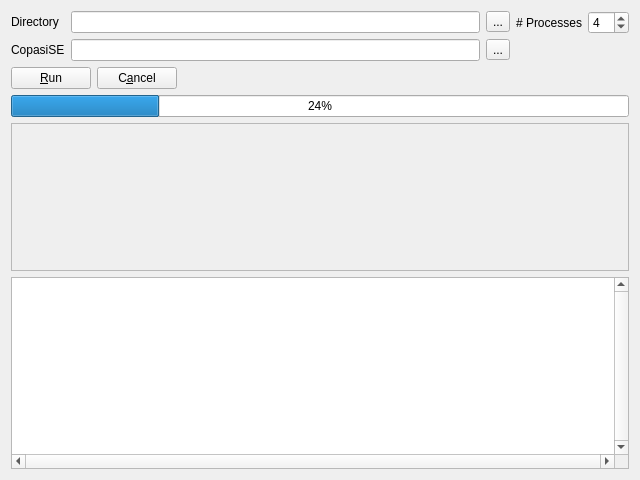
<?xml version="1.0" encoding="UTF-8"?>
<ui version="4.0">
 <comment> All rights reserved. </comment>
 <class>CQPLProcessWidget</class>
 <widget class="QWidget" name="CQPLProcessWidget">
  <property name="geometry">
   <rect>
    <x>0</x>
    <y>0</y>
    <width>640</width>
    <height>480</height>
   </rect>
  </property>
  <layout class="QGridLayout" name="gridLayout">
   <item row="0" column="0">
    <layout class="QHBoxLayout" name="horizontalLayout_3">
     <item>
      <layout class="QFormLayout" name="formLayout">
        <property name="fieldGrowthPolicy">
          <enum>QFormLayout::FieldGrowthPolicy::ExpandingFieldsGrow</enum>
      </property>
       <item row="0" column="0">
        <widget class="QLabel" name="mpLblDirectory">
         <property name="text">
          <string>Directory</string>
         </property>
        </widget>
       </item>
       <item row="0" column="1">
        <layout class="QHBoxLayout" name="horizontalLayout_2">
         <item>
          <widget class="QLineEdit" name="mpTxtDirectory"/>
         </item>
         <item>
          <widget class="QToolButton" name="mpCmdBrowse">
           <property name="text">
            <string>...</string>
           </property>
          </widget>
         </item>
        </layout>
       </item>
       <item row="1" column="0">
        <widget class="QLabel" name="mpLbCopasiSE">
         <property name="text">
          <string>CopasiSE</string>
         </property>
        </widget>
       </item>
       <item row="1" column="1">
        <layout class="QHBoxLayout" name="horizontalLayout_4">
         <item>
          <widget class="QLineEdit" name="mpTxtCopasiSE"/>
         </item>
         <item>
          <widget class="QToolButton" name="mpCmdBrowseCopasiSE">
           <property name="text">
            <string>...</string>
           </property>
          </widget>
         </item>
        </layout>
       </item>
      </layout>
     </item>
     <item>
      <layout class="QFormLayout" name="formLayout_2">
        <property name="fieldGrowthPolicy">
          <enum>QFormLayout::FieldGrowthPolicy::ExpandingFieldsGrow</enum>
      </property>
       <item row="0" column="0">
        <widget class="QLabel" name="mpLblNumProcesses">
         <property name="text">
          <string># Processes</string>
         </property>
        </widget>
       </item>
       <item row="0" column="1">
        <widget class="QSpinBox" name="mpSpnNumProcesses">
         <property name="value">
          <number>4</number>
         </property>
        </widget>
       </item>
      </layout>
     </item>
    </layout>
   </item>
   <item row="1" column="0">
    <layout class="QHBoxLayout" name="horizontalLayout">
     <item>
      <widget class="QPushButton" name="mpCmdRun">
       <property name="text">
        <string>&amp;Run</string>
       </property>
      </widget>
     </item>
     <item>
      <widget class="QPushButton" name="mpCmdCancel">
       <property name="text">
        <string>C&amp;ancel</string>
       </property>
      </widget>
     </item>
     <item>
      <spacer name="horizontalSpacer">
       <property name="orientation">
        <enum>Qt::Orientation::Horizontal</enum>
       </property>
       <property name="sizeHint" stdset="0">
        <size>
         <width>40</width>
         <height>20</height>
        </size>
       </property>
      </spacer>
     </item>
    </layout>
   </item>
   <item row="2" column="0">
    <widget class="QProgressBar" name="mpProcessBar">
     <property name="value">
      <number>24</number>
     </property>
    </widget>
   </item>
   <item row="3" column="0">
    <widget class="QScrollArea" name="mpScrollArea">
     <property name="widgetResizable">
      <bool>true</bool>
     </property>
     <widget class="QWidget" name="scrollAreaWidgetContents">
      <property name="geometry">
       <rect>
        <x>0</x>
        <y>0</y>
        <width>614</width>
        <height>146</height>
       </rect>
      </property>
     </widget>
    </widget>
   </item>
   <item row="4" column="0">
    <widget class="QTextBrowser" name="mpTxtOutput">
     <property name="verticalScrollBarPolicy">
      <enum>Qt::ScrollBarPolicy::ScrollBarAlwaysOn</enum>
     </property>
     <property name="horizontalScrollBarPolicy">
      <enum>Qt::ScrollBarPolicy::ScrollBarAlwaysOn</enum>
     </property>
    </widget>
   </item>
  </layout>
 </widget>
 <tabstops>
  <tabstop>mpTxtDirectory</tabstop>
  <tabstop>mpCmdBrowse</tabstop>
  <tabstop>mpSpnNumProcesses</tabstop>
  <tabstop>mpCmdRun</tabstop>
  <tabstop>mpCmdCancel</tabstop>
  <tabstop>mpTxtOutput</tabstop>
 </tabstops>
 <resources/>
 <connections>
  <connection>
   <sender>mpCmdBrowse</sender>
   <signal>clicked()</signal>
   <receiver>CQPLProcessWidget</receiver>
   <slot>browseDirectory()</slot>
   <hints>
    <hint type="sourcelabel">
     <x>507</x>
     <y>20</y>
    </hint>
    <hint type="destinationlabel">
     <x>319</x>
     <y>239</y>
    </hint>
   </hints>
  </connection>
  <connection>
    <sender>mpCmdBrowseCopasiSE</sender>
    <signal>clicked()</signal>
    <receiver>CQPLProcessWidget</receiver>
    <slot>browseCopasiSE()</slot>
    <hints>
     <hint type="sourcelabel">
      <x>507</x>
      <y>20</y>
     </hint>
     <hint type="destinationlabel">
      <x>319</x>
      <y>239</y>
     </hint>
    </hints>
   </connection>
   <connection>
   <sender>mpCmdCancel</sender>
   <signal>clicked()</signal>
   <receiver>CQPLProcessWidget</receiver>
   <slot>cancelRun()</slot>
   <hints>
    <hint type="sourcelabel">
     <x>128</x>
     <y>51</y>
    </hint>
    <hint type="destinationlabel">
     <x>319</x>
     <y>239</y>
    </hint>
   </hints>
  </connection>
  <connection>
   <sender>mpCmdRun</sender>
   <signal>clicked()</signal>
   <receiver>CQPLProcessWidget</receiver>
   <slot>processDirectory()</slot>
   <hints>
    <hint type="sourcelabel">
     <x>47</x>
     <y>51</y>
    </hint>
    <hint type="destinationlabel">
     <x>319</x>
     <y>239</y>
    </hint>
   </hints>
  </connection>
 </connections>
 <slots>
  <slot>browseDirectory()</slot>
  <slot>processDirectory()</slot>
  <slot>cancelRun()</slot>
  <slot>browseCopasiSE()</slot>
 </slots>
</ui>
